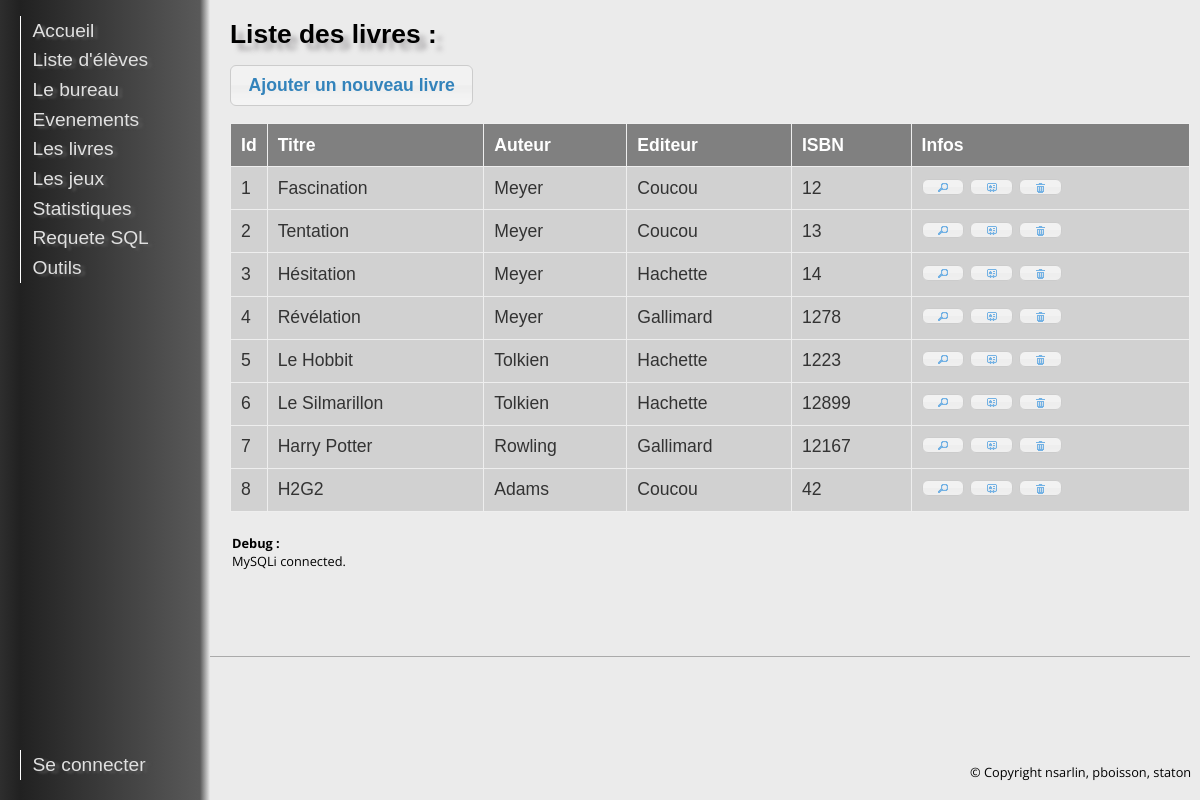
Screenshot of /?action=livres with the database file from the repository.
### index.php (called while the page is built, shortened)
<?php
$core = new Core();
$core->showPage();
?>

### src/classes/Livre.class.php (called while the page is built, shortened)
<?php
class Livre {
	private static $tableName="LIVRE";
	public function fetch($result)
	{
		$this->id = $result['id_livre'];
		$this->titre = $result['titre'];
		$this->auteur = $result['auteur'];
		$this->editeur = $result['editeur'];
		$this->isbn = $result['ISBN'];
	}
	public static function getListe()
	{
		$query = "select * from ".Livre::$tableName;
		$results = Database::query($query);
		return $results;
	}
}
?>

### src/libs/Database.lib.php (called while the page is built, shortened)
<?php
class Database implements genericInterface {
	private static $base;
	public static $lastResult;
	public static function init() {
		$mysqlDB=Config::$mysqlDB;
		Database::$base = new mysqli($mysqlDB->host, $mysqlDB->user, $mysqlDB->password, "", $mysqlDB->port);
	}
	public static function query($query, $debug=false) {
		$return = Database::$base->query($query);
		Database::$lastResult=$return;
		return $return;
	}
	public static function fetch($result = false)
	{
		if($result==false)
			return Database::$lastResult->fetch_assoc();
		else
			return $result->fetch_assoc();
	}
}
?>

### src/pages/LivrePage.class.php (the view, shortened to what this page needs)
<?php
class LivrePage extends Layout{
	public function bodyHTML() {
?>
<div id="liste" class="ui-widget">
    <h1>Liste des livres :</h1>
	<button id="create-user">Ajouter un nouveau livre</button>
    <table id="users" class="ui-widget ui-widget-content">
        <thead>
            <tr class="ui-widget-header ">
				<th width="4em">Id</th>
				<th>Titre</th>
				<th>Auteur</th>
				<th>Editeur</th>
				<th>ISBN</th>
				<th>Infos</th>
            </tr>
        </thead>
        <tbody>
		<?php
			$result=Livre::getListe();
			if(!($result))
			{
				echo "Erreur de requete : ".Database::errorMsg();
			}
			else
			{
				while($res = Database::fetch($result))
				{
					$livre = new Livre($res);
						echo "<tr>";
						echo "<td>".$livre->id."</td>";
						echo "<td>".$livre->titre."</td>";
						echo "<td>".$livre->auteur."</td>";
						echo "<td>".$livre->editeur."</td>";
						echo "<td>".$livre->isbn."</td>";
						echo "<td>
							<button title='Liste des emprunts' class='bubu' onclick='javascript:open_info(".$livre->id.")'></button>
							<button title='Editer' class='bubu_edit' onclick='javascript:edit(".$livre->id.")'></button>
							<button title='Supprimer' class='bubu_del' onclick='javascript:delete_livre(".$livre->id.", \"".$livre->titre."\")'></button>
							</td>";
						echo "</tr>";
				}
			}
		?>
        </tbody>
    </table>
</div>
		<?php
	}
}
?>

### ressources/style.css (style rules this page uses)
body { font-family: 'Open Sans', sans-serif; background-color:#EBEBEB; }
h1 { font-weight: bold; text-align: left; font-family: 'Arial Black', Gadget, sans-serif; font-size: 1.5em; line-height: 110%; text-shadow: 7px 7.0px 5px rgba(142, 139, 143, 0.7); margin: .6em 0; }
#liste table { display: table; border-collapse: collapse; width: 70%; }
#liste td, th { background-color:#D1D1D1; text-align:center; padding: 10px; overflow: hidden; text-overflow: ellipsis; font-size: 100%; border: 1px solid grey; }
#liste th { background-color:gray; color:white; border: 2px solid black; }
div#liste { margin: 20px 0; }
div#liste table { margin: 1em 0; border-collapse: collapse; width: 100%; }
div#liste table td, div#liste table th { border: 1px solid #eee; padding: .6em 10px; text-align: left; }

### rows the page displays
livre: id_livre "1", titre "Fascination", auteur "Meyer", editeur "Coucou", ISBN "12"
livre: id_livre "2", titre "Tentation", auteur "Meyer", editeur "Coucou", ISBN "13"
livre: id_livre "3", titre "Hésitation", auteur "Meyer", editeur "Hachette", ISBN "14"
livre: id_livre "4", titre "Révélation", auteur "Meyer", editeur "Gallimard", ISBN "1278"
livre: id_livre "5", titre "Le Hobbit", auteur "Tolkien", editeur "Hachette", ISBN "1223"
livre: id_livre "6", titre "Le Silmarillon", auteur "Tolkien", editeur "Hachette", ISBN "12899"
livre: id_livre "7", titre "Harry Potter", auteur "Rowling", editeur "Gallimard", ISBN "12167"
livre: id_livre "8", titre "H2G2", auteur "Adams", editeur "Coucou", ISBN "42"

### other values shown
$string "MySQLi connected."
